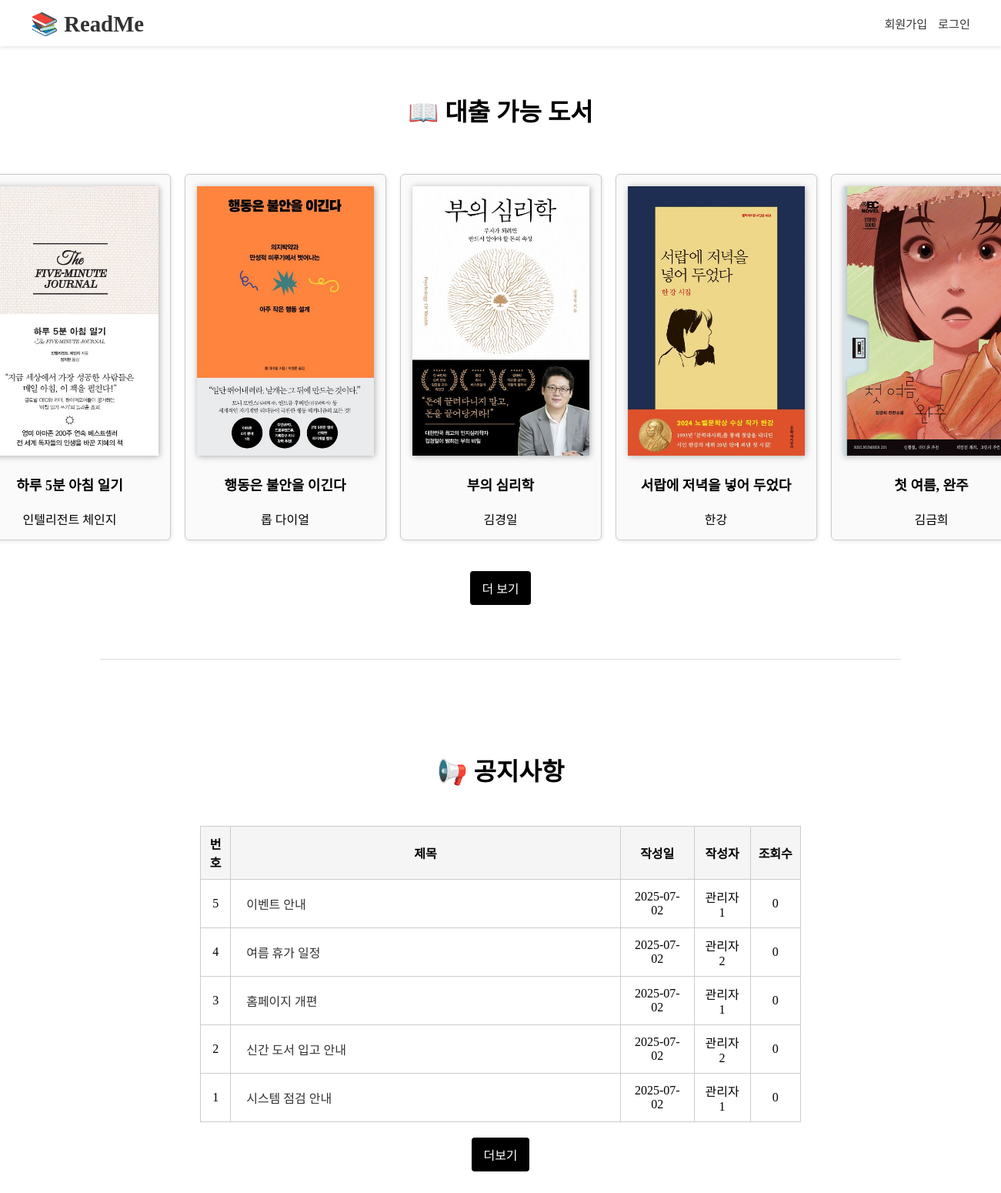
The app's page /home.php with its own data.
### tables this page shows
CREATE TABLE book (
    bno INT unsigned AUTO_INCREMENT,     
    btitle VARCHAR(100) NOT NULL,           
    briter VARCHAR(50) NOT NULL,             
    bpub VARCHAR(50) NOT NULL,               
    bimg VARCHAR(100),                        
    sno INT unsigned NOT NULL,                         
    cno INT unsigned NOT NULL,
    constraint primary key (bno),
    constraint foreign key(sno) references slot(sno) on update cascade on delete cascade,
    constraint foreign key(cno) references category(cno) on update cascade on delete cascade
);

CREATE TABLE notice (
    nno INT UNSIGNED AUTO_INCREMENT,
    ntit VARCHAR(30) NOT NULL,
    ncontent VARCHAR(200) NOT NULL,
    nview INT NOT NULL DEFAULT 0,
    nimg VARCHAR(255),
    adno INT UNSIGNED NOT NULL,
    ndate DATETIME DEFAULT CURRENT_TIMESTAMP,
    CONSTRAINT PRIMARY KEY (nno),
    constraint foreign key(adno) references admin(adno) on update cascade on delete cascade
);

### home.php (the view, shortened to what this page needs)
<?php
include 'db.php';
?>
<?php include 'header.php'; ?>
<?php
$sqlAllBooks = "SELECT bno, btitle, briter, bimg FROM book ORDER BY bno DESC";
$resultAll = $conn->query($sqlAllBooks);
$availableBooks = [];
if ($resultAll->num_rows > 0) {
    while ($book = $resultAll->fetch_assoc()) {
        $bno = $book['bno'];
        $sqlStock = "SELECT istock FROM inven WHERE bno = ? ORDER BY idate DESC LIMIT 1";
        $stmtStock = $conn->prepare($sqlStock);
        $stmtStock->bind_param("i", $bno);
        $stmtStock->execute();
        $resStock = $stmtStock->get_result();
        $currentStock = 0;
        if ($resStock->num_rows > 0) {
            $rowStock = $resStock->fetch_assoc();
            $currentStock = intval($rowStock['istock']);
        }
        $sqlLoan = "SELECT COUNT(*) AS cnt FROM loan WHERE bno = ? AND lstate = 0";
        $stmtLoan = $conn->prepare($sqlLoan);
        $stmtLoan->bind_param("i", $bno);
        $stmtLoan->execute();
        $resLoan = $stmtLoan->get_result();
        $isLoaned = false;
        if ($resLoan->num_rows > 0) {
            $rowLoan = $resLoan->fetch_assoc();
            $isLoaned = intval($rowLoan['cnt']) > 0;
        }
        if ($currentStock > 0 && !$isLoaned) {
            $availableBooks[] = $book;
        }
        if (count($availableBooks) >= 5) break;
    }
}
?>
<div class="bookBox">
    <h1>📖 대출 가능 도서</h1>
    <div class="bookList">
        <?php if (count($availableBooks) > 0): ?>
            <?php foreach ($availableBooks as $book): ?>
            <div class="bookItem">
                <a href="./book/bookView.php?bno=<?= htmlspecialchars($book['bno']) ?>">
                    <img src="img/<?= htmlspecialchars($book['bimg']) ?>" alt="<?= htmlspecialchars($book['btitle']) ?>" />
                </a>
                <div class="bookTitle"><?= htmlspecialchars($book['btitle']) ?></div>
                <div class="bookAuthor"><?= htmlspecialchars($book['briter']) ?></div>
            </div>
            <?php endforeach; ?>
        <?php else: ?>
            <p class="noBooks">대출 가능 도서가 없습니다.</p>
        <?php endif; ?>
    </div>
    <a href="./book/bookList.php" class="moreButton">더 보기</a>
</div>
<hr class="homeHr">
<?php
$sql = "SELECT n.nno, n.ntit, n.ndate, n.nview, a.adname
        FROM notice n
        JOIN admin a ON n.adno = a.adno
        ORDER BY n.nno DESC
        LIMIT 5";
$result = $conn->query($sql);
?>
<div class="noticeBoard">
    <h1>📢 공지사항</h1>
    <table class="noticeTable">
        <thead>
            <tr>
                <th style="width: 5%;">번호</th>
                <th style="width: 65%;">제목</th>
                <th>작성일</th>
                <th>작성자</th>
                <th>조회수</th>
            </tr>
        </thead>
        <tbody>
            <?php while ($row = $result->fetch_assoc()) { ?>
                <tr>
                    <td><?= $row['nno'] ?></td>
                    <td class="noticeTitle" style="text-align: left; padding:10px 20px;">
                        <a href="/readme/board/noticeView.php?nno=<?= $row['nno'] ?>">
                            <?= htmlspecialchars($row['ntit']) ?>
                        </a>
                    </td>
                    <td><?= substr($row['ndate'], 0, 10) ?></td>
                    <td><?= htmlspecialchars($row['adname']) ?></td>
                    <td><?= $row['nview'] ?></td>
                </tr>
            <?php } ?>
        </tbody>
    </table>
    <div class="noticeMore">
        <a href="/readme/board/notice.php" class="moreButton">더보기</a>
    </div>
</div>
</body>
</html>

### css/main.css (style rules this page uses)
* { font-family: 'NEXON Lv1 Gothic OTF'; }
a { text-decoration: none; color: black; }
html, body { margin: 0; padding: 0; height: 100%; }
body { padding-top: 60px; }
.bookBox > h1 { margin:60px 0px; }
.bookBox, .searchBox { text-align: center; }
.bookList { display: grid; grid-template-columns: repeat(5, 260px); gap: 20px; justify-content: center; justify-items: center; margin: 30px 0px; }
.bookItem { border: 1px solid #ccc; padding: 15px; width: 230px; text-align: center; border-radius: 6px; background-color: #fafafa; box-shadow: 1px 1px 5px rgba(0, 0, 0, 0.1); }
.bookItem img { width: 100%; height: 350px; object-fit: cover; box-shadow: 1px 1px 8px rgba(0, 0, 0, 0.3); }
.moreButton { margin-top: 10px; display: inline-block; padding: 10px 15px; background: black; color: white; text-decoration: none; border-radius: 4px; margin-bottom: 20px; }
.homeHr { width: 80%; border: none; border-top: 1px solid #ddd; margin: 50px auto; }

### css/book.css (style rules this page uses)
.bookTitle { font-size: 18px; margin: 20px 0px; font-weight: bold; }

### css/board.css (style rules this page uses)
.noticeBoard { width: 60%; margin: 50px auto; padding: 30px; }
.noticeBoard h1 { text-align: center; margin: 40px 0px 50px 0px; }
.noticeTable { width: 100%; border-collapse: collapse; }
.noticeTable th, .noticeTable td { border: 1px solid #ccc; padding: 10px; text-align: center; }
.noticeTable th { background-color: #f5f5f5; }
.noticeTitle { text-align: left; }
.noticeTitle a { color: #333; text-decoration: none; text-align: left; }
.noticeMore { text-align: center; margin-top: 10px; }

### records on screen
book: bimg (picture), btitle "하루 5분 아침 일기", briter "인텔리전트 체인지"
book: bimg (picture), btitle "행동은 불안을 이긴다", briter "롭 다이얼"
book: bimg (picture), btitle "부의 심리학", briter "김경일"
book: bimg (picture), btitle "서랍에 저녁을 넣어 두었다", briter "한강"
book: bimg (picture), btitle "첫 여름, 완주", briter "김금희"
notice: nno "5", ntit "이벤트 안내", ndate "2025-07-02", adno.adname "관리자1", nview "0"
notice: nno "4", ntit "여름 휴가 일정", ndate "2025-07-02", adno.adname "관리자2", nview "0"
notice: nno "3", ntit "홈페이지 개편", ndate "2025-07-02", adno.adname "관리자1", nview "0"
notice: nno "2", ntit "신간 도서 입고 안내", ndate "2025-07-02", adno.adname "관리자2", nview "0"
notice: nno "1", ntit "시스템 점검 안내", ndate "2025-07-02", adno.adname "관리자1", nview "0"
